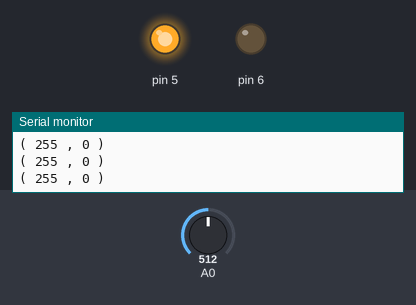
The sketch below on a simulated Arduino Uno, built with avr-gcc and run on an emulated ATmega328P. Shown: output pins drawn as LEDs (lit = HIGH), the last lines printed to the serial monitor. The test bench sets the inputs (shaded band); at power-on: A0 = 512.

Above: at 1.3 s.
1.4 s: A0 set to 716
At 2.7 s:
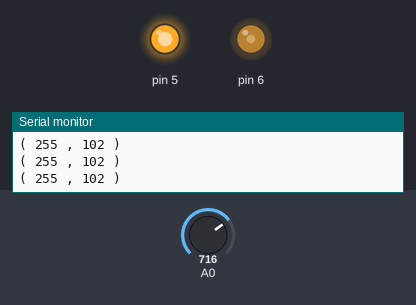
3.0 s: A0 set to 900
At 4.0 s:
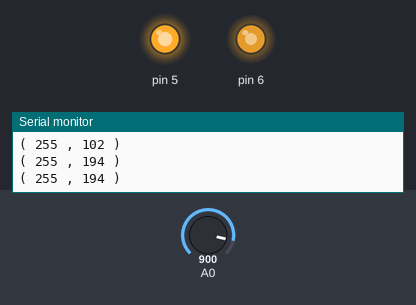
4.5 s: A0 set to 502
At 5.2 s:
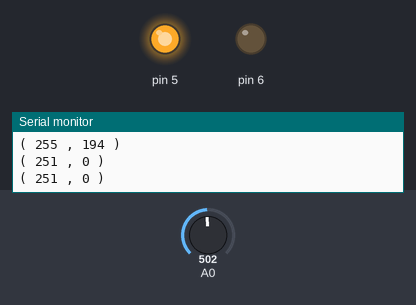
6.0 s: A0 set to 529
At 6.4 s:
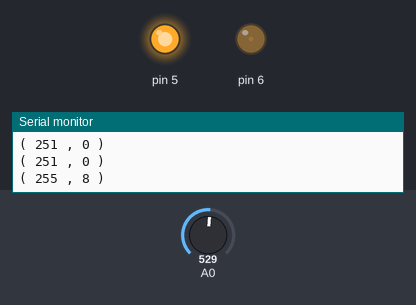
7.5 s: A0 set to 306
At 8.7 s:
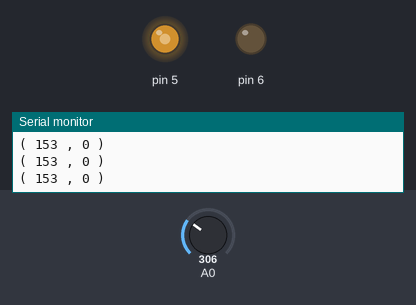
9.0 s: A0 set to 0
At 10.0 s:
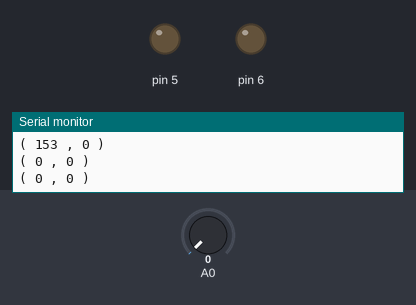
Timing chart, 0 to 11.5 s (numbered marks = the images above; inputs shaded):
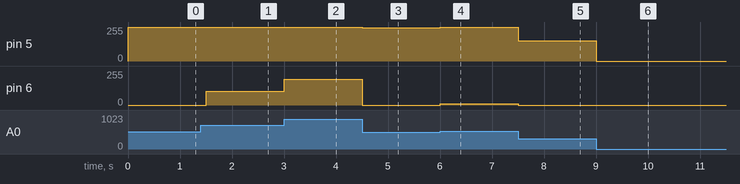

The sketch:

EX_15_02.ino
```cpp
void setup() {
  Serial.begin(9600);

}

void loop() {
  int vr = analogRead(A0);
  byte v1, v2;

  if(vr >= 512){
    v1 = 255;
    v2 = (vr - 512) >> 1;

    analogWrite(5, v1);
    analogWrite(6, v2);
  }
  else{
    v1 = vr >> 1;
    v2 = 0;

    analogWrite(5, v1);
    analogWrite(6, v2);
  }

  Serial.println(String("( ") + v1 + " , " + v2 + " )");
  delay(500);
}
```

Measured:
- after the input at 1.4 s, pin 6: 0/255 → 102/255 after 0.10 s
- after the input at 3.0 s, pin 6: 102/255 → 194/255 at once
- after the input at 4.5 s, pin 5: 255/255 → 251/255 at once; pin 6: 194/255 → 0/255 at once
- after the input at 6.0 s, pin 5: 251/255 → 255/255 at once; pin 6: 0/255 → 8/255 at once
- after the input at 7.5 s, pin 5: 255/255 → 153/255 at once; pin 6: 8/255 → 0/255 at once
- after the input at 9.0 s, pin 5: 153/255 → 0/255 at once
